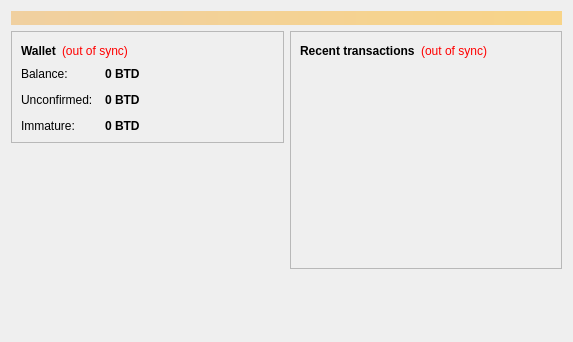
<?xml version="1.0" encoding="UTF-8"?>
<ui version="4.0">
 <class>OverviewPage</class>
 <widget class="QWidget" name="OverviewPage">
  <property name="geometry">
   <rect>
    <x>0</x>
    <y>0</y>
    <width>573</width>
    <height>342</height>
   </rect>
  </property>
  <property name="windowTitle">
   <string>Form</string>
  </property>
  <layout class="QVBoxLayout" name="topLayout">
   <item>
    <widget class="QLabel" name="labelAlerts">
     <property name="visible">
      <bool>false</bool>
     </property>
     <property name="styleSheet">
      <string notr="true">background-color: qlineargradient(x1: 0, y1: 0, x2: 1, y2: 0, stop:0 #F0D0A0, stop:1 #F8D488); color:#000000;</string>
     </property>
     <property name="wordWrap">
      <bool>true</bool>
     </property>
     <property name="margin">
      <number>3</number>
     </property>
    </widget>
   </item>
   <item>
    <layout class="QHBoxLayout" name="horizontalLayout" stretch="1,1">
     <item>
      <layout class="QVBoxLayout" name="verticalLayout_2">
       <item>
        <widget class="QFrame" name="frame">
         <property name="frameShape">
          <enum>QFrame::StyledPanel</enum>
         </property>
         <property name="frameShadow">
          <enum>QFrame::Raised</enum>
         </property>
         <layout class="QVBoxLayout" name="verticalLayout_4">
          <item>
           <layout class="QHBoxLayout" name="horizontalLayout_4">
            <item>
             <widget class="QLabel" name="label_5">
              <property name="font">
               <font>
                <weight>75</weight>
                <bold>true</bold>
               </font>
              </property>
              <property name="text">
               <string>Wallet</string>
              </property>
             </widget>
            </item>
            <item>
             <widget class="QLabel" name="labelWalletStatus">
              <property name="toolTip">
               <string>The displayed information may be out of date. Your wallet automatically synchronizes with the Bitriad network after a connection is established, but this process has not completed yet.</string>
              </property>
              <property name="styleSheet">
               <string notr="true">QLabel { color: red; }</string>
              </property>
              <property name="text">
               <string notr="true">(out of sync)</string>
              </property>
              <property name="alignment">
               <set>Qt::AlignLeading|Qt::AlignLeft|Qt::AlignVCenter</set>
              </property>
             </widget>
            </item>
            <item>
             <spacer name="horizontalSpacer_2">
              <property name="orientation">
               <enum>Qt::Horizontal</enum>
              </property>
              <property name="sizeHint" stdset="0">
               <size>
                <width>40</width>
                <height>20</height>
               </size>
              </property>
             </spacer>
            </item>
           </layout>
          </item>
          <item>
           <layout class="QFormLayout" name="formLayout_2">
            <property name="fieldGrowthPolicy">
             <enum>QFormLayout::AllNonFixedFieldsGrow</enum>
            </property>
            <property name="horizontalSpacing">
             <number>12</number>
            </property>
            <property name="verticalSpacing">
             <number>12</number>
            </property>
            <item row="0" column="0">
             <widget class="QLabel" name="label">
              <property name="text">
               <string>Balance:</string>
              </property>
             </widget>
            </item>
            <item row="0" column="1">
             <widget class="QLabel" name="labelBalance">
              <property name="font">
               <font>
                <weight>75</weight>
                <bold>true</bold>
               </font>
              </property>
              <property name="cursor">
               <cursorShape>IBeamCursor</cursorShape>
              </property>
              <property name="toolTip">
               <string>Your current balance</string>
              </property>
              <property name="text">
               <string notr="true">0 BTD</string>
              </property>
              <property name="textInteractionFlags">
               <set>Qt::LinksAccessibleByMouse|Qt::TextSelectableByKeyboard|Qt::TextSelectableByMouse</set>
              </property>
             </widget>
            </item>
            <item row="1" column="0">
             <widget class="QLabel" name="label_3">
              <property name="text">
               <string>Unconfirmed:</string>
              </property>
             </widget>
            </item>
            <item row="1" column="1">
             <widget class="QLabel" name="labelUnconfirmed">
              <property name="font">
               <font>
                <weight>75</weight>
                <bold>true</bold>
               </font>
              </property>
              <property name="cursor">
               <cursorShape>IBeamCursor</cursorShape>
              </property>
              <property name="toolTip">
               <string>Total of transactions that have yet to be confirmed, and do not yet count toward the current balance</string>
              </property>
              <property name="text">
               <string notr="true">0 BTD</string>
              </property>
              <property name="textInteractionFlags">
               <set>Qt::LinksAccessibleByMouse|Qt::TextSelectableByKeyboard|Qt::TextSelectableByMouse</set>
              </property>
             </widget>
            </item>
            <item row="2" column="0">
             <widget class="QLabel" name="labelImmatureText">
              <property name="text">
               <string>Immature:</string>
              </property>
             </widget>
            </item>
            <item row="2" column="1">
             <widget class="QLabel" name="labelImmature">
              <property name="font">
               <font>
                <weight>75</weight>
                <bold>true</bold>
               </font>
              </property>
              <property name="toolTip">
               <string>Mined balance that has not yet matured</string>
              </property>
              <property name="text">
               <string notr="true">0 BTD</string>
              </property>
              <property name="textInteractionFlags">
               <set>Qt::LinksAccessibleByMouse|Qt::TextSelectableByKeyboard|Qt::TextSelectableByMouse</set>
              </property>
             </widget>
            </item>
           </layout>
          </item>
         </layout>
        </widget>
       </item>
       <item>
        <spacer name="verticalSpacer">
         <property name="orientation">
          <enum>Qt::Vertical</enum>
         </property>
         <property name="sizeHint" stdset="0">
          <size>
           <width>20</width>
           <height>40</height>
          </size>
         </property>
        </spacer>
       </item>
      </layout>
     </item>
     <item>
      <layout class="QVBoxLayout" name="verticalLayout_3">
       <item>
        <widget class="QFrame" name="frame_2">
         <property name="frameShape">
          <enum>QFrame::StyledPanel</enum>
         </property>
         <property name="frameShadow">
          <enum>QFrame::Raised</enum>
         </property>
         <layout class="QVBoxLayout" name="verticalLayout">
          <item>
           <layout class="QHBoxLayout" name="horizontalLayout_2">
            <item>
             <widget class="QLabel" name="label_4">
              <property name="text">
               <string>&lt;b&gt;Recent transactions&lt;/b&gt;</string>
              </property>
             </widget>
            </item>
            <item>
             <widget class="QLabel" name="labelTransactionsStatus">
              <property name="toolTip">
               <string>The displayed information may be out of date. Your wallet automatically synchronizes with the Bitriad network after a connection is established, but this process has not completed yet.</string>
              </property>
              <property name="styleSheet">
               <string notr="true">QLabel { color: red; }</string>
              </property>
              <property name="text">
               <string notr="true">(out of sync)</string>
              </property>
              <property name="alignment">
               <set>Qt::AlignRight|Qt::AlignTrailing|Qt::AlignVCenter</set>
              </property>
             </widget>
            </item>
            <item>
             <spacer name="horizontalSpacer">
              <property name="orientation">
               <enum>Qt::Horizontal</enum>
              </property>
              <property name="sizeHint" stdset="0">
               <size>
                <width>40</width>
                <height>20</height>
               </size>
              </property>
             </spacer>
            </item>
           </layout>
          </item>
          <item>
           <widget class="QListView" name="listTransactions">
            <property name="styleSheet">
             <string notr="true">QListView { background: transparent; }</string>
            </property>
            <property name="frameShape">
             <enum>QFrame::NoFrame</enum>
            </property>
            <property name="verticalScrollBarPolicy">
             <enum>Qt::ScrollBarAlwaysOff</enum>
            </property>
            <property name="horizontalScrollBarPolicy">
             <enum>Qt::ScrollBarAlwaysOff</enum>
            </property>
            <property name="selectionMode">
             <enum>QAbstractItemView::NoSelection</enum>
            </property>
           </widget>
          </item>
         </layout>
        </widget>
       </item>
       <item>
        <spacer name="verticalSpacer_2">
         <property name="orientation">
          <enum>Qt::Vertical</enum>
         </property>
         <property name="sizeHint" stdset="0">
          <size>
           <width>20</width>
           <height>40</height>
          </size>
         </property>
        </spacer>
       </item>
      </layout>
     </item>
    </layout>
   </item>
  </layout>
 </widget>
 <resources/>
 <connections/>
</ui>
